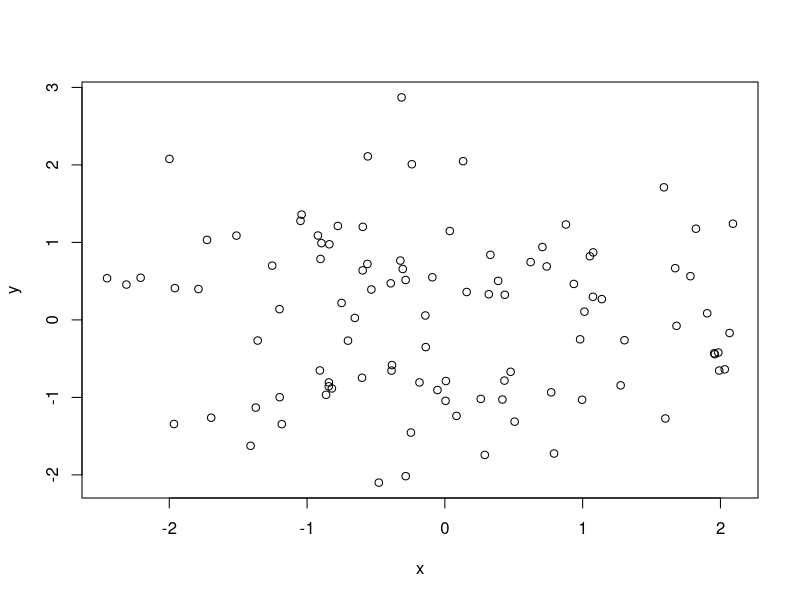
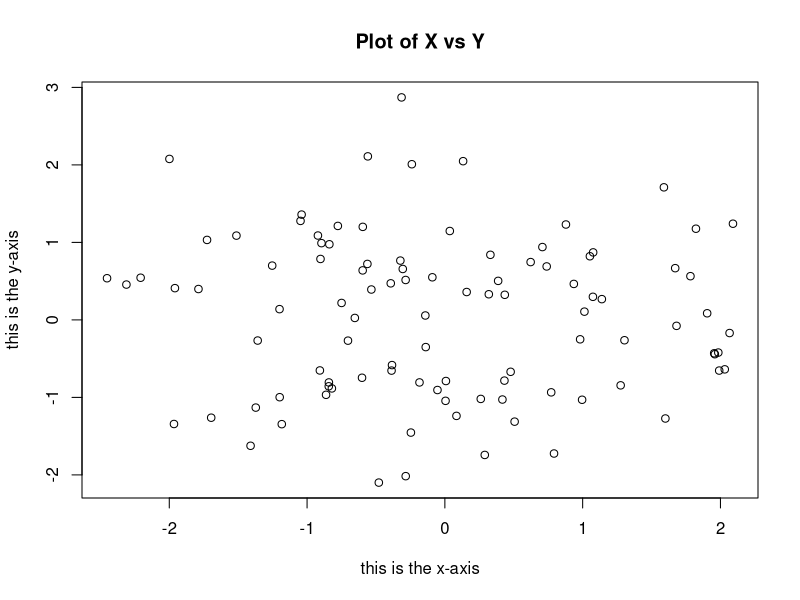
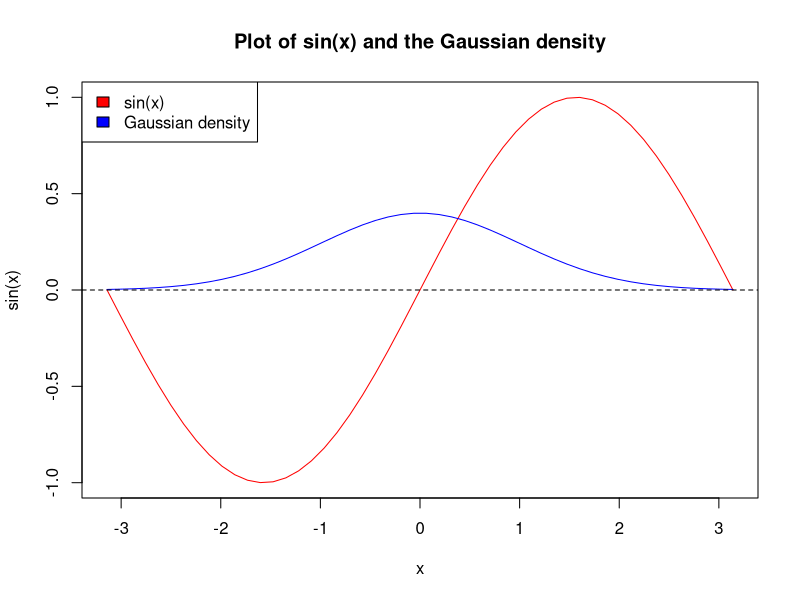

The R source for these figures, in order:
## ---- chunk 1
knitr::opts_chunk$set(echo = TRUE, message = FALSE,
                      warnings = FALSE, fig.align = 'center',  eval = TRUE)
set.seed(1)
## ---- chunk 2
x <- 1:3
x
x <- c(1, 2, 3) # concatenate
x
## ---- chunk 3
?length
help(length)
## ---- chunk 4
x <- c(1, 2, 3)
x
length(x)
typeof(x)
y <- c(3L, 1L, 5L)
y
length(y)
typeof(y)
z <- c("a", "b", "c")
z
length(z)
typeof(z)
x + y
x * y
sqrt(x)
y^2
mean(y)
var(y)
sd(y)
## ---- chunk 5
?matrix
x <- matrix(data = c(1, 2, 3, 4), nrow = 2, ncol = 2)
x
x <- matrix(c(1, 2, 3, 4), 2)
x
## ---- chunk 6
df <- data.frame("height" = c(5.6, 6.1), "weight" = c(132, 150))
df
## ---- chunk 7
as.data.frame(x)
as.matrix(df)
## ---- chunk 8
x <- rnorm(50)  # Generate from the Gaussian/normal distribution
y <- x + rnorm(50, mean = 50, sd = .1)
cor(x, y)  # correlation
## ---- chunk 9
set.seed(1)
rnorm(5)
set.seed(2)
rnorm(5)
set.seed(2)
rnorm(5)
## ---- chunk 10
?graphics::plot
x <- rnorm(100)
y <- rnorm(100)
plot(x, y)
plot(x, y, xlab = "this is the x-axis",
     ylab = "this is the y-axis",
     main = "Plot of X vs Y")
## ---- chunk 11
x <- seq(-pi, pi, length=50)
plot(x, sin(x), type = "l", col = "red", main = "Plot of sin(x) and the Gaussian density")
lines(x, dnorm(x), col = "blue")  # Add another type "l" curve onto the previous plot
abline(h = 0, lty = 2)  # Add another horizontal dashed line at y=0 onto the previous plot
legend("topleft", legend = c("sin(x)", "Gaussian density"), fill = c("red", "blue"))  # Add legends
## ---- chunk 12
A <- matrix(1:16, 4, 4)
A
A[2, 3]  # the entry of A in the 2nd row and 3rd column
## ---- chunk 13
A[c(1, 3), c(2, 4)]
A[1:3, 2:4]
A[1:2, ]
A[, 1:2]
A[-c(1, 3), ]
A[-c(1, 3), -c(1, 3, 4)]
## ---- chunk 14
df
df$weight
df$height
## ---- chunk 15
dim(A)
dim(df)
## ---- chunk 16
x <- c(3)
y <- c(1, 3, 4)
if (x %in% y) {
  print("x is in y")
} else {
  print("x is not in y")
}
## ---- chunk 17
k_seq <- c(2, 4, 5, 7, 9)
k_squared_seq <- numeric(5) # Initialize a vector of zeros to store the squared values.
## ---- chunk 18
for (i in seq_along(k_seq)) { # i is the index
  k_squared_seq[i] <- k_seq[i]^2
}
print(k_squared_seq)
## ---- chunk 19
for (k in k_seq) {
  print(k^2)
}
## ---- chunk 20
random_matrix <- function(nrow = 2, ncol = 3) {
  n <- nrow * ncol
  x <- rnorm(n)
  mtx <- matrix(x, nrow)
  return(mtx)
}
random_matrix(3, 4)
## ---- chunk 21
data("iris")
head(iris)  # only print the first few rows of the data set
## ---- chunk 22
help(package = "MASS")
library(MASS)  # load the `MASS` package
data("Boston")
head(Boston)
